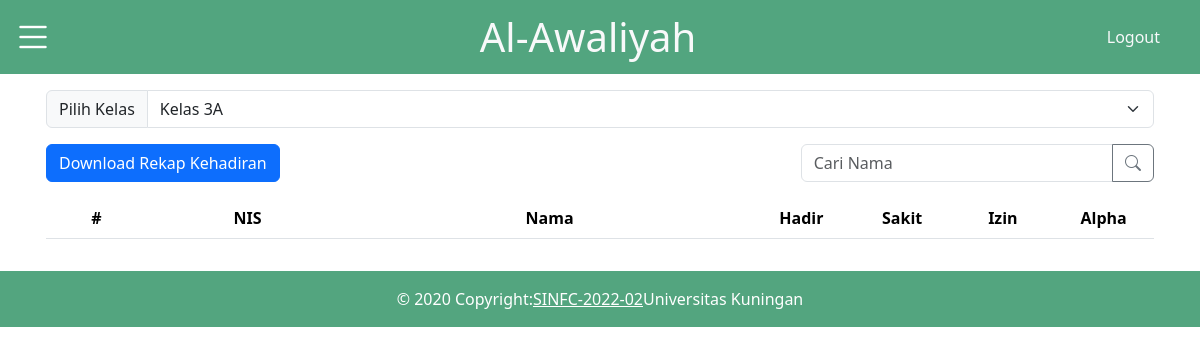
Before: /pages/rekap3A.php (signed in) with the older database file.
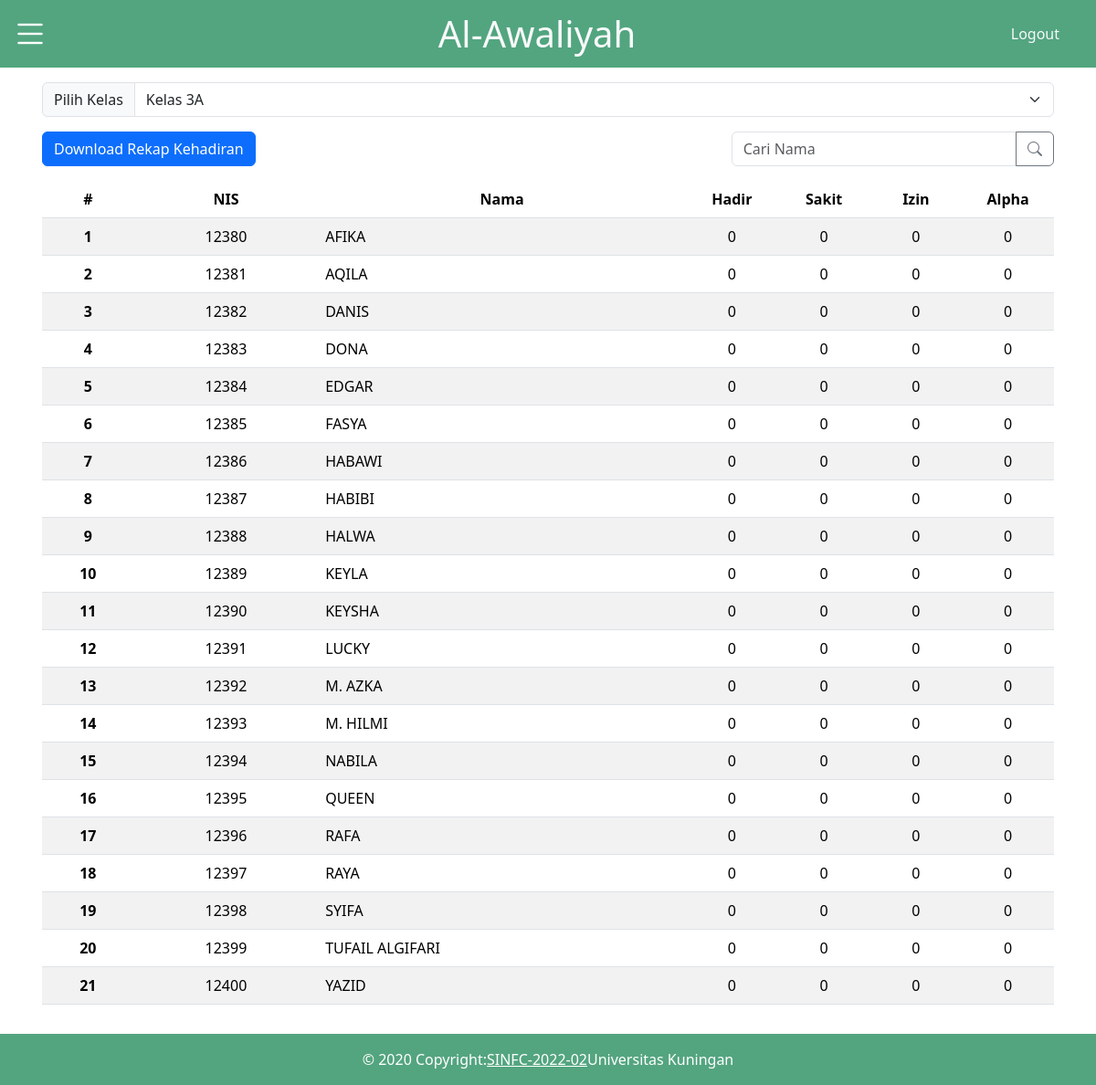
After: the same page with the newer database file.
### tables this page shows
CREATE TABLE `siswa` (
  `nis` varchar(15) NOT NULL,
  `nama` varchar(255) DEFAULT NULL,
  `id_kelas` int DEFAULT NULL
);

### pages/rekap3A.php (the view, shortened to what this page needs)
<!DOCTYPE html>
<html lang="en">
<head>
    <link href="https://cdn.jsdelivr.net/npm/bootstrap@5.3.2/dist/css/bootstrap.min.css" rel="stylesheet">
    <link rel="stylesheet" href="https://cdn.jsdelivr.net/npm/bootstrap-icons@1.11.2/font/bootstrap-icons.min.css">
    <link rel="stylesheet" href="../css/style.css">
</head>
<body>
    <nav>
        <div class="topnav bg-success bg-opacity-75">
            <div class="row w-100">
                <div class="col col-2">
                    <div class="burger">
                        <a class="btn btn-link" data-bs-toggle="offcanvas" href="#offcanvas" role="button">
                            <i class="bi bi-list text-white fs-1"></i>
                        </a>
                    </div>
                </div>
                <div class="col d-flex justify-content-center align-items-center">
                    <h1 class="text-light m-2">Al-Awaliyah</h1>
                </div>
                <div class="col col-2 d-flex justify-content-end align-items-center">
                    <a class="link-offset-2 link-offset-3-hover link-underline link-underline-opacity-0 link-underline-opacity-75-hover text-light me-3 " href="../action/logout.php">Logout</a>
                </div>
            </div>
        </div>
    </nav>
    <div class="container p-3">
      <div class="input-group mb-3">
        <label class="input-group-text" for="inputGroupSelect01">Pilih Kelas</label>
        <select class="form-select" id="inputGroupSelect01" name="kelas">
          <option value="3A" selected>Kelas 3A</option>
        </select>
      </div>
      <div class="row">
        <div class="col">
          <a href="../action/sheet.php?kelas=5">
              <button class="btn btn-primary">Download Rekap Kehadiran</button>
          </a>
        </div>
        <div class="col col-4 ms-auto">
          <div class="input-group mb-3">
            <input id="search" type="text" class="form-control" placeholder="Cari Nama" aria-label="Recipient's username" aria-describedby="button-addon2">
            <button class="btn btn-outline-secondary" type="button" id="button-addon2">
              <i class="bi bi-search"></i>
            </button>
          </div>
        </div>
      </div>
      <table class="table table-striped m-0 align-items-center">
        <thead class="text-center">
        <tr>
            <th class="col-1" scope="col">#</th>
            <th class="col-2" scope="col">NIS</th>
            <th class="col-4" scope="col">Nama</th>
            <th class="col-1" scope="col">Hadir</th>
            <th class="col-1" scope="col">Sakit</th>
            <th class="col-1" scope="col">Izin</th>
            <th class="col-1" scope="col">Alpha</th>
          </tr>
        </thead>
        <tbody id="data-table-body">
            <?php
            include "../action/koneksi.php";
            $no = 1;
            $data = mysqli_query($koneksi, "SELECT siswa.nis, siswa.nama, kelas.nama_kelas,
            SUM(CASE WHEN presensi.status_presensi = 'H' THEN 1 ELSE 0 END) as hadir,
            SUM(CASE WHEN presensi.status_presensi = 'S' THEN 1 ELSE 0 END) as sakit,
            SUM(CASE WHEN presensi.status_presensi = 'I' THEN 1 ELSE 0 END) as izin,
            SUM(CASE WHEN presensi.status_presensi = 'A' THEN 1 ELSE 0 END) as alpha
            FROM siswa
            LEFT JOIN presensi ON siswa.nis = presensi.nis
            LEFT JOIN kelas ON siswa.id_kelas = kelas.id_kelas
            WHERE kelas.id_kelas = '5'
            GROUP BY siswa.nis");
            while($d = mysqli_fetch_array($data)){
                echo "<tr>";
                echo "<th class='text-center' scope='row'>" . $no++ . "</th>";
                echo "<td class='text-center'>" . $d["nis"] . "</td>";
                echo "<td class='text-start'>" . $d["nama"] . "</td>";
                $sakitColor = ($d['sakit'] > 3) ? 'text-danger fw-bold' : '';
                $izinColor = ($d['izin'] > 3) ? 'text-danger fw-bold' : '';
                $alphaColor = ($d['alpha'] > 3) ? 'text-danger fw-bold' : '';
                echo "<td class='text-center'>" . $d["hadir"] . "</td>";
                echo "<td class='text-center $sakitColor'>" . $d["sakit"] . "</td>";
                echo "<td class='text-center $izinColor'>" . $d["izin"] . "</td>";
                echo "<td class='text-center $alphaColor'>" . $d["alpha"] . "</td>";
                echo "</tr>";
            }
            ?>
        </tbody>
      </table>
    </div>
    <footer class="text-lg-start mt-3">
        <div class="d-flex justify-content-center align-items-center text-white p-3" style="background-color: rgb(83,165,127);">
        © 2020 Copyright:
        <a class="text-white" href="https://www.instagram.com/sisteminformasi_02?igsh=MWF0bmJwczFmZDcybg==" target="_BLANK">SINFC-2022-02</a>
        Universitas Kuningan
        </div>
    </footer>
</body>
</html>

Changed rows visible on the page:
added siswa: nis "12380", nama "AFIKA", hadir "0", sakit "0", izin "0", alpha "0"
added siswa: nis "12381", nama "AQILA", hadir "0", sakit "0", izin "0", alpha "0"
added siswa: nis "12382", nama "DANIS", hadir "0", sakit "0", izin "0", alpha "0"
added siswa: nis "12383", nama "DONA", hadir "0", sakit "0", izin "0", alpha "0"
added siswa: nis "12384", nama "EDGAR", hadir "0", sakit "0", izin "0", alpha "0"
added siswa: nis "12385", nama "FASYA", hadir "0", sakit "0", izin "0", alpha "0"
added siswa: nis "12386", nama "HABAWI", hadir "0", sakit "0", izin "0", alpha "0"
added siswa: nis "12387", nama "HABIBI", hadir "0", sakit "0", izin "0", alpha "0"
added siswa: nis "12388", nama "HALWA", hadir "0", sakit "0", izin "0", alpha "0"
added siswa: nis "12389", nama "KEYLA", hadir "0", sakit "0", izin "0", alpha "0"
added siswa: nis "12390", nama "KEYSHA", hadir "0", sakit "0", izin "0", alpha "0"
added siswa: nis "12391", nama "LUCKY", hadir "0", sakit "0", izin "0", alpha "0"
added siswa: nis "12392", nama "M. AZKA", hadir "0", sakit "0", izin "0", alpha "0"
added siswa: nis "12393", nama "M. HILMI", hadir "0", sakit "0", izin "0", alpha "0"
added siswa: nis "12394", nama "NABILA", hadir "0", sakit "0", izin "0", alpha "0"
added siswa: nis "12395", nama "QUEEN", hadir "0", sakit "0", izin "0", alpha "0"
added siswa: nis "12396", nama "RAFA", hadir "0", sakit "0", izin "0", alpha "0"
added siswa: nis "12397", nama "RAYA", hadir "0", sakit "0", izin "0", alpha "0"
added siswa: nis "12398", nama "SYIFA", hadir "0", sakit "0", izin "0", alpha "0"
added siswa: nis "12399", nama "TUFAIL ALGIFARI", hadir "0", sakit "0", izin "0", alpha "0"
added siswa: nis "12400", nama "YAZID", hadir "0", sakit "0", izin "0", alpha "0"
